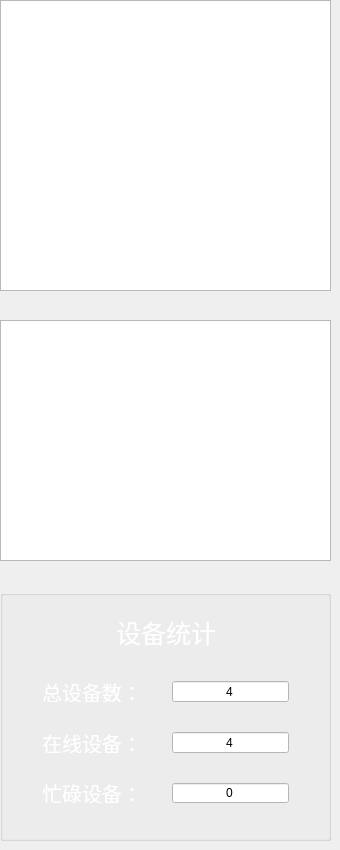
          <widget class="QWidget" name="page_2">
           <widget class="QTableView" name="tableTest_2">
            <property name="geometry">
             <rect>
              <x>0</x>
              <y>0</y>
              <width>331</width>
              <height>291</height>
             </rect>
            </property>
            <property name="font">
             <font>
              <pointsize>11</pointsize>
              <weight>75</weight>
              <italic>false</italic>
              <bold>true</bold>
             </font>
            </property>
            <property name="styleSheet">
             <string notr="true">gridline-color: rgb(255, 255, 255);
border-color: rgb(255, 255, 255);
color: rgb(255, 255, 255);
font: bold 11pt ;</string>
            </property>
            <attribute name="verticalHeaderVisible">
             <bool>false</bool>
            </attribute>
           </widget>
           <widget class="QGroupBox" name="groupBox">
            <property name="geometry">
             <rect>
              <x>0</x>
              <y>590</y>
              <width>331</width>
              <height>251</height>
             </rect>
            </property>
            <property name="title">
             <string/>
            </property>
            <layout class="QVBoxLayout" name="verticalLayout_10" stretch="1,5">
             <property name="bottomMargin">
              <number>15</number>
             </property>
             <item>
              <widget class="QWidget" name="widget_7" native="true">
               <layout class="QGridLayout" name="gridLayout_8">
                <item row="0" column="2">
                 <spacer name="horizontalSpacer_10">
                  <property name="orientation">
                   <enum>Qt::Horizontal</enum>
                  </property>
                  <property name="sizeHint" stdset="0">
                   <size>
                    <width>40</width>
                    <height>20</height>
                   </size>
                  </property>
                 </spacer>
                </item>
                <item row="0" column="0">
                 <spacer name="horizontalSpacer_11">
                  <property name="orientation">
                   <enum>Qt::Horizontal</enum>
                  </property>
                  <property name="sizeHint" stdset="0">
                   <size>
                    <width>40</width>
                    <height>20</height>
                   </size>
                  </property>
                 </spacer>
                </item>
                <item row="0" column="1">
                 <widget class="QLabel" name="label_12">
                  <property name="font">
                   <font>
                    <pointsize>19</pointsize>
                   </font>
                  </property>
                  <property name="styleSheet">
                   <string notr="true">color: rgb(255, 255, 255);</string>
                  </property>
                  <property name="text">
                   <string>设备统计</string>
                  </property>
                  <property name="alignment">
                   <set>Qt::AlignCenter</set>
                  </property>
                 </widget>
                </item>
               </layout>
              </widget>
             </item>
             <item>
              <layout class="QGridLayout" name="gridLayout_6" rowstretch="1,1,1" columnstretch="1,3" rowminimumheight="1,1,1" columnminimumwidth="1,1">
               <property name="leftMargin">
                <number>30</number>
               </property>
               <property name="topMargin">
                <number>15</number>
               </property>
               <property name="rightMargin">
                <number>30</number>
               </property>
               <property name="bottomMargin">
                <number>20</number>
               </property>
               <property name="spacing">
                <number>30</number>
               </property>
               <item row="0" column="0">
                <widget class="QLabel" name="label_27">
                 <property name="font">
                  <font>
                   <family>宋体</family>
                   <pointsize>15</pointsize>
                  </font>
                 </property>
                 <property name="styleSheet">
                  <string notr="true">color: rgb(255, 255, 255);</string>
                 </property>
                 <property name="text">
                  <string>总设备数：</string>
                 </property>
                 <property name="alignment">
                  <set>Qt::AlignCenter</set>
                 </property>
                </widget>
               </item>
               <item row="0" column="1">
                <widget class="QLineEdit" name="lineEdit">
                 <property name="sizePolicy">
                  <sizepolicy hsizetype="Preferred" vsizetype="Preferred">
                   <horstretch>0</horstretch>
                   <verstretch>0</verstretch>
                  </sizepolicy>
                 </property>
                 <property name="styleSheet">
                  <string notr="true">background-color: rgb(255, 255, 255);</string>
                 </property>
                 <property name="text">
                  <string>4</string>
                 </property>
                 <property name="alignment">
                  <set>Qt::AlignCenter</set>
                 </property>
                </widget>
               </item>
               <item row="1" column="0">
                <widget class="QLabel" name="label_28">
                 <property name="font">
                  <font>
                   <family>宋体</family>
                   <pointsize>15</pointsize>
                  </font>
                 </property>
                 <property name="styleSheet">
                  <string notr="true">color: rgb(255, 255, 255);</string>
                 </property>
                 <property name="text">
                  <string>在线设备：</string>
                 </property>
                 <property name="alignment">
                  <set>Qt::AlignCenter</set>
                 </property>
                </widget>
               </item>
               <item row="1" column="1">
                <widget class="QLineEdit" name="lineEdit_2">
                 <property name="sizePolicy">
                  <sizepolicy hsizetype="Preferred" vsizetype="Preferred">
                   <horstretch>0</horstretch>
                   <verstretch>0</verstretch>
                  </sizepolicy>
                 </property>
                 <property name="styleSheet">
                  <string notr="true">background-color: rgb(255, 255, 255);</string>
                 </property>
                 <property name="text">
                  <string>4</string>
                 </property>
                 <property name="alignment">
                  <set>Qt::AlignCenter</set>
                 </property>
                </widget>
               </item>
               <item row="2" column="0">
                <widget class="QLabel" name="label_29">
                 <property name="font">
                  <font>
                   <family>宋体</family>
                   <pointsize>15</pointsize>
                  </font>
                 </property>
                 <property name="styleSheet">
                  <string notr="true">color: rgb(255, 255, 255);</string>
                 </property>
                 <property name="text">
                  <string>忙碌设备：</string>
                 </property>
                 <property name="alignment">
                  <set>Qt::AlignCenter</set>
                 </property>
                </widget>
               </item>
               <item row="2" column="1">
                <widget class="QLineEdit" name="lineEdit_3">
                 <property name="sizePolicy">
                  <sizepolicy hsizetype="Preferred" vsizetype="Preferred">
                   <horstretch>0</horstretch>
                   <verstretch>0</verstretch>
                  </sizepolicy>
                 </property>
                 <property name="styleSheet">
                  <string notr="true">background-color: rgb(255, 255, 255);</string>
                 </property>
                 <property name="text">
                  <string>0</string>
                 </property>
                 <property name="alignment">
                  <set>Qt::AlignCenter</set>
                 </property>
                </widget>
               </item>
              </layout>
             </item>
            </layout>
           </widget>
           <widget class="QTableView" name="carView">
            <property name="geometry">
             <rect>
              <x>0</x>
              <y>320</y>
              <width>331</width>
              <height>241</height>
             </rect>
            </property>
            <property name="styleSheet">
             <string notr="true">gridline-color: rgb(255, 255, 255);
border-color: rgb(255, 255, 255);
color: rgb(255, 255, 255);
font: bold 11pt ;</string>
            </property>
            <attribute name="verticalHeaderVisible">
             <bool>false</bool>
            </attribute>
            <attribute name="verticalHeaderDefaultSectionSize">
             <number>45</number>
            </attribute>
           </widget>
          </widget>
